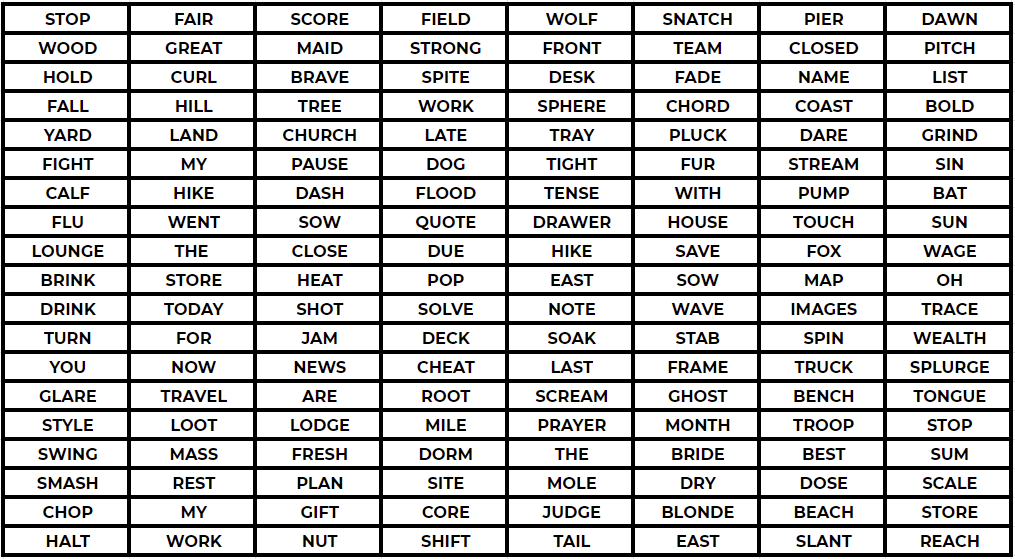
#> input picture word_matrix.png, 1015 x 559 px
$ python another.py
#> lines starting #> are read from the running program, lines starting #| are printed output that depends on the picture
from PIL import Image

words_list = Image.open("word_matrix.png")
#> words_list is the input picture: PIL image 1015x559 RGBA; mean R, G, B, A 192.9, 192.7, 192.7, 255

mask = Image.open("mask.png")
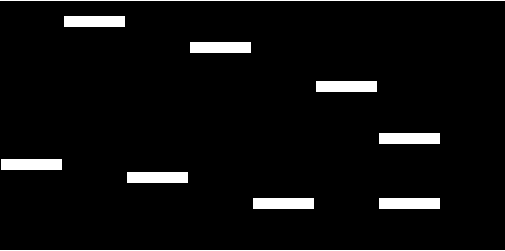
#> input picture mask.png, 505 x 251 px
#> mask is the input picture: PIL image 505x251 RGBA; mean R, G, B, A 12.8, 12.8, 12.8, 255

#check size
print(mask.size)
#| (505, 251)

print(words_list.size)
#| (1015, 559)

mask.putalpha(400)

words_list.paste(mask,(0,0),mask)
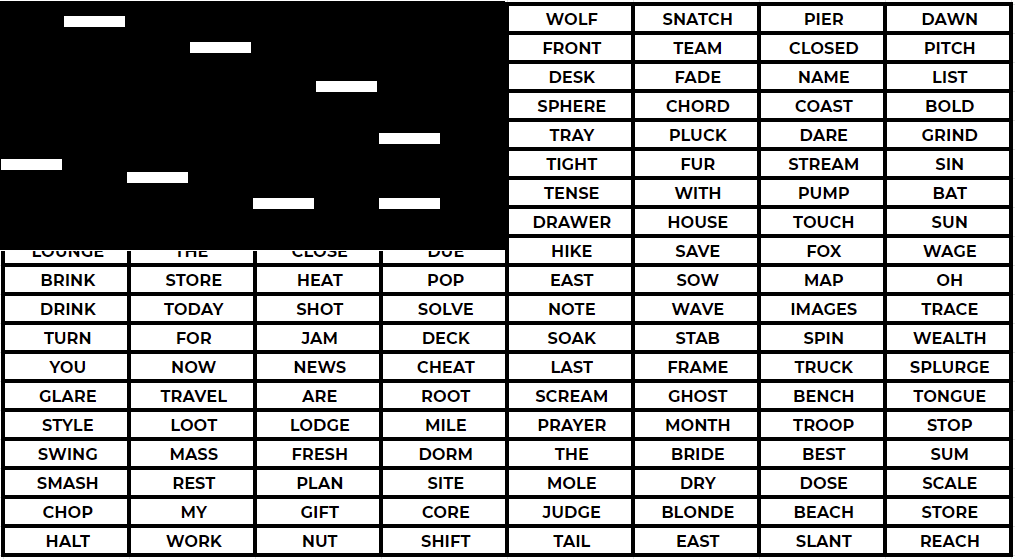
#> words_list: PIL image 1015x559 RGBA; mean R, G, B, A 152.4, 152.2, 152.2, 255
